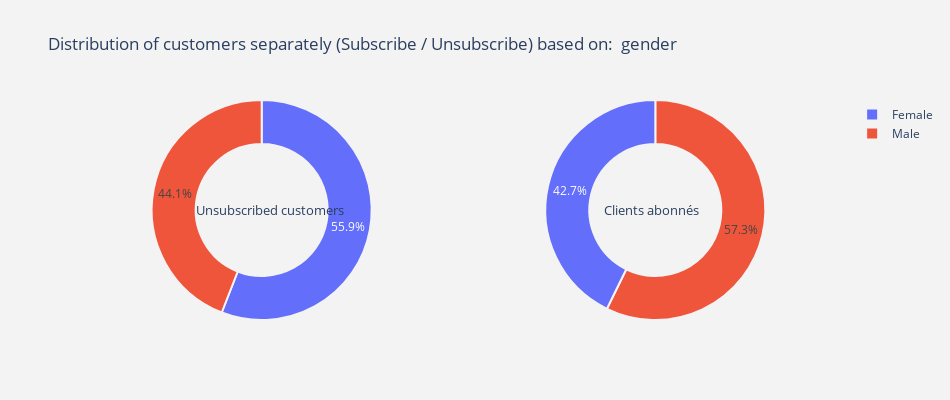

Notebook cell for this chart:
### Markdown cell above
#### 2.3.1.2 Sexe

### Code cell
# Call the plot_bar function and plot the bar diagram for the gender descriptor
plot_bar(data, cat_cols[1])
# Call the function to plot the pie chart for the gender descriptor
plot_pie(cat_cols[1])

### Figure 1 — Plotly figure (JSON) as saved in the notebook; plotly's stock layout.template omitted (floating-point values rounded to 4 significant figures)
{"data": [{"domain": {"x": [0, 0.48]}, "hole": 0.6, "hoverinfo": "label+percent+name", "labels": ["Female", "Male"], "marker": {"line": {"color": "rgb(243,243,243)", "width": 2}}, "name": "Unsubscribed customers", "type": "pie", "values": [1139, 898]}, {"domain": {"x": [0.52, 1]}, "hole": 0.6, "hoverinfo": "label+percent+name", "labels": ["Male", "Female"], "marker": {"line": {"color": "rgb(243,243,243)", "width": 2}}, "name": "Subscribed customers", "type": "pie", "values": [4559, 3404]}], "layout": {"annotations": [{"font": {"size": 13}, "showarrow": false, "text": "Unsubscribed customers", "x": 0.15, "y": 0.5}, {"font": {"size": 13}, "showarrow": false, "text": "Clients abonnés", "x": 0.82, "y": 0.5}], "autosize": false, "height": 400, "paper_bgcolor": "rgb(243,243,243)", "plot_bgcolor": "rgb(243,243,243)", "title": {"text": " Distribution of customers separately (Subscribe / Unsubscribe) based on:  gender"}, "width": 950}}
